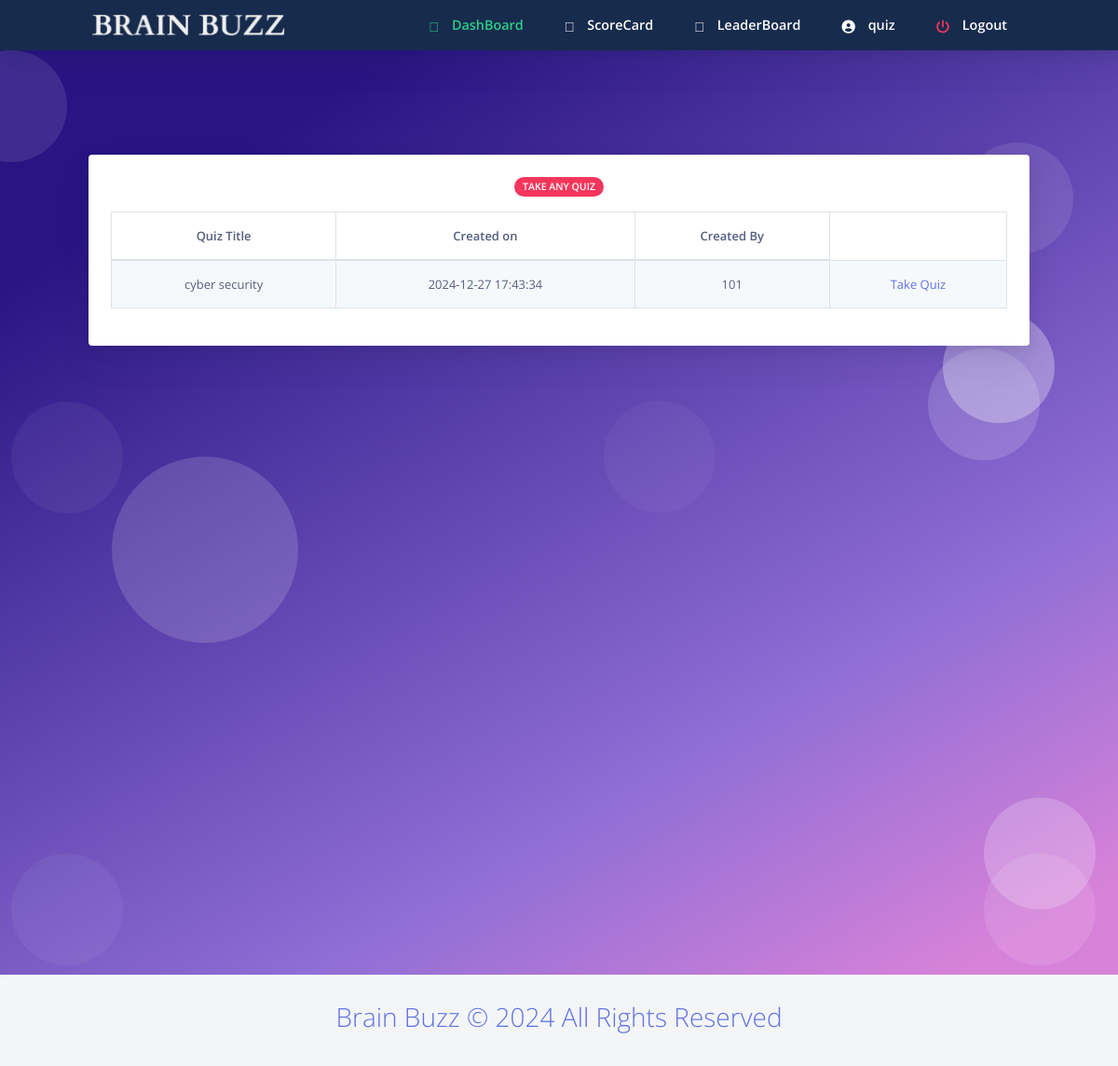
The page /homestud.php on the database its author committed.
### tables this page shows
CREATE TABLE quiz (
  quizid SERIAL PRIMARY KEY,
  quizname VARCHAR(100) NOT NULL,
  date_created TIMESTAMP NOT NULL DEFAULT CURRENT_TIMESTAMP,
  staffid VARCHAR(30) NOT NULL
);

### sql.php (called while the page is built, shortened)
<?php
if (isset($_ENV['DATABASE_URL'])) {
    $database_url = $_ENV['DATABASE_URL'];
    $url_parts = parse_url($database_url);
    $host = $url_parts['host'];
    $port = $url_parts['port'] ?? 5432;
    $dbname = ltrim($url_parts['path'], '/');
    $user = $url_parts['user'];
    $password = $url_parts['pass'];
    try {
        $pdo = new PDO("pgsql:host=$host;port=$port;dbname=$dbname", $user, $password);
        $pdo->setAttribute(PDO::ATTR_ERRMODE, PDO::ERRMODE_EXCEPTION);
        $pdo->setAttribute(PDO::ATTR_DEFAULT_FETCH_MODE, PDO::FETCH_ASSOC);
        $conn = $pdo;
    } catch(PDOException $e) {
        die("PostgreSQL Connection failed: " . $e->getMessage());
    }
} else {
    $dbname = 'quiz';
}
?>

### homestud.php (the view, shortened to what this page needs)
<html>
<?php require ("header.php");?>
<?php
require_once 'sql.php';
                $conn = mysqli_connect($host, $user, $ps, $project);if (!$conn) {
    echo "<script>alert(\"Database error retry after some time !\")</script>";
}
?>
  <body class="bg-white" id="top">
    <nav
      id="navbar-main"
      class="
        navbar navbar-main navbar-expand-lg
        bg-default
        navbar-light
        position-sticky
        top-0
        shadow
        py-0
      "
    >
      <div class="container">
        <ul class="navbar-nav navbar-nav-hover align-items-lg-center">
          <li class="nav-item dropdown">
            <a href="index.php" class="navbar-brand mr-lg-5 text-white">
                               <img src="assets/img/navbar.png" />
            </a>
          </li>
        </ul>
        <div class="navbar-collapse collapse bg-default" id="navbar_global">
          <ul class="navbar-nav align-items-lg-center ml-auto">
				 <li class="nav-item">
              <a href="homestud.php" class="nav-link">
                <span class="text-success nav-link-inner--text font-weight-bold"
                  ><i class="text-success fad fa-home"></i> DashBoard</span
                >
              </a>
            </li>
			 <li class="nav-item">
              <a href="studscorecard.php" class="nav-link">
                <span class="text-white nav-link-inner--text font-weight-bold"
                  ><i class="text-white fad fa-poll"></i> ScoreCard</span
                >
              </a>
            </li>
			 <li class="nav-item">
              <a href="studleaderboard.php" class="nav-link">
                <span class="text-white nav-link-inner--text font-weight-bold"
                  ><i class="text-white fad fa-award"></i> LeaderBoard</span
                >
              </a>
            </li>
			 <li class="nav-item">
              <a href="studprofile.php" class="nav-link">
                <span class="text-white nav-link-inner--text font-weight-bold"
                  ><i class="text-white fas fa-user-circle"></i> <?php echo $dbname ?></span
                >
              </a>
            </li>
		   <li class="nav-item">
              <a href="logout.php" class="nav-link">
                <span class="text-white nav-link-inner--text font-weight-bold"
                  ><i class="text-danger fas fa-power-off"></i> Logout</span
                >
              </a>
            </li>
          </ul>
        </div>
      </div>
    </nav>
  <section class="section section-shaped section-lg">
    <div class="shape shape-style-1 shape-primary">
      <span></span>
      <span></span>
      <span></span>
      <span></span>
      <span></span>
      <span></span>
      <span></span>
      <span></span>
      <span></span>
      <span></span>
    </div>
<div class="container">
<div class="row">
            <div class="col-sm-12 mb-3">
              <div class="card card-body bg-gradient-white text-white mt-3">
			  <div class="col-12 mx-auto text-center">
            <span class="badge badge-danger badge-pill mb-3">Take any Quiz</span>
          </div>
                   <?php
            $sql ="select * from quiz";
            $res=mysqli_query($conn,$sql);
            if($res)
            {
                echo "<table class=\" table table-striped table-hover table-bordered text-center \">
				<thead class=\" font-weight-bold \">
				<tr>
				<td>Quiz Title</td>
				<td>Created on</td>
				<td>Created By</td>
				</tr>
				</thead>";
                while ($row = mysqli_fetch_assoc($res)) {
                    echo "<tr><td>".$row["quizname"]."</td>
					<td>".$row["date_created"]."</td>
					<td>".$row["staffid"]."</td>
					<td><a id=\"tq\" href='takeq.php?qid=".$row['quizid']."'>Take Quiz</a></td></tr>";
                }
                echo "</table>";
            }
            ?>
                  </div>
                </div>
              </div>
    </div>
</section>
    <?php require("footer.php");?>
</body>
</html>

### rows shown on the page
quiz: quizname "cyber security", date_created "2024-12-27 17:43:34", staffid "101"

### other values the page prints
$dbname "quiz"
